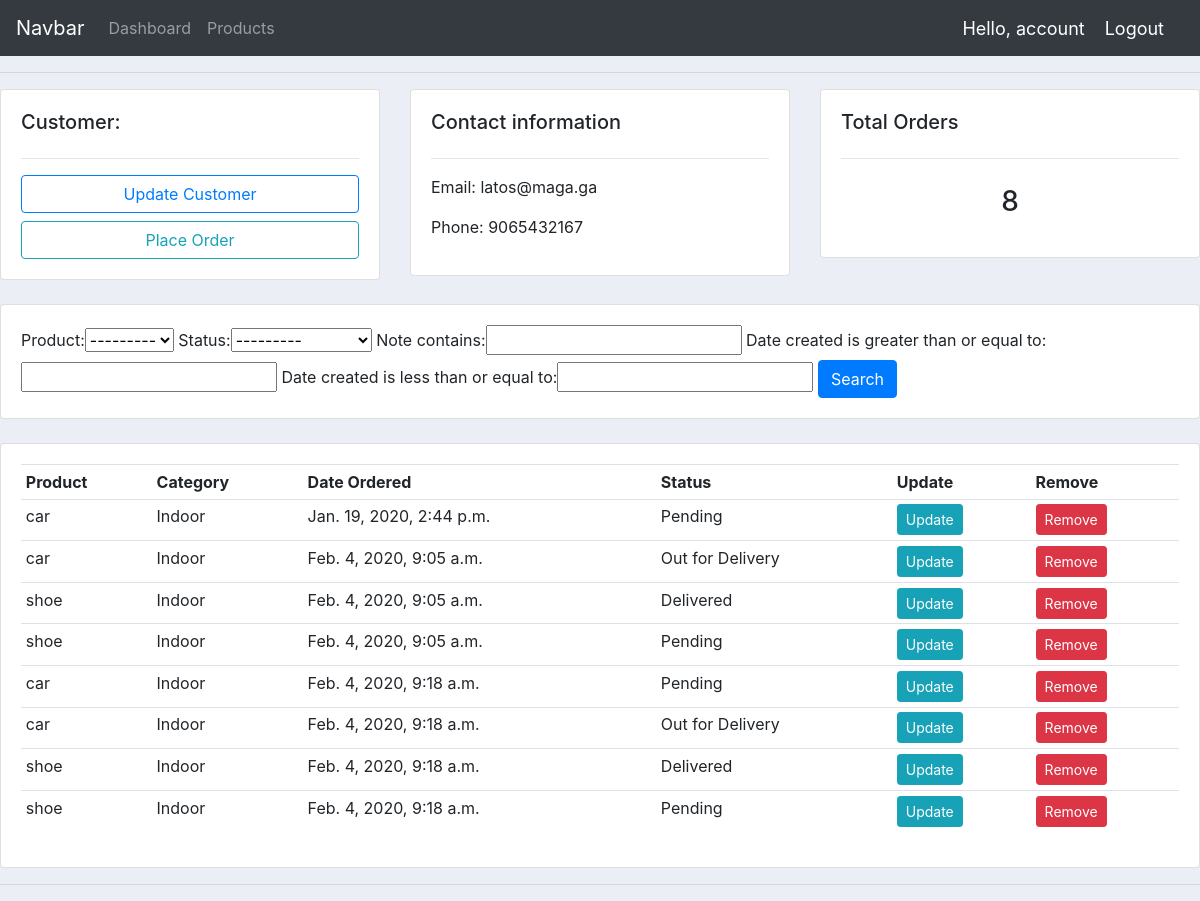
Screenshot of /accounts1/customer/2/ (signed in) with the database file from the repository.
### accounts1/models.py (models this page shows, shortened)
class Customer(models.Model):
    user = models.OneToOneField(User, null=True, blank=True, on_delete=models.CASCADE)
    name = models.CharField(max_length=200, null=True)
    phone = models.IntegerField(null=True)
    email = models.CharField(max_length=200, null=True)
    profile_pic = models.ImageField(default="Jellyfish.jpg", null=True, blank=True)
    date_created = models.DateTimeField(auto_now_add=True, null=True)

class Order(models.Model):
    STATUS = (
        ('Pending', 'Pending'),
        ('Out for Delivery', 'Out for Delivery'),
        ('Delivered', 'Delivered')
    )
    customer = models.ForeignKey(Customer, null=True,  on_delete=models.CASCADE)
    product = models.ForeignKey(Product, null=True, on_delete=models.CASCADE)
    date_created = models.DateTimeField(auto_now_add=True, null=True)
    status = models.CharField(max_length=25, null=True, choices=STATUS)
    note = models.CharField(max_length=25, null=True)

class Product(models.Model):
    CATEGORY = (
        ('Indoor', 'Indoor'),
        ('Out Door', 'Out Door'),
    )
    name = models.CharField(max_length=200, null=True)
    price = models.FloatField(null=True)
    category = models.CharField(max_length=10, null=True, choices=CATEGORY)
    description = models.CharField(max_length=200, null=True, blank=True)
    date_created = models.DateTimeField(auto_now_add=True, null=True)
    tags = models.ManyToManyField(Tag)
    def __str__(self):
        return self.name

### accounts1/decorators.py (the view)
        def wrapper_func(request, *args, **kwargs):
            group = None
            if request.user.groups.exists():
                group = request.user.groups.all()[0].name
            if group in allowed_rolls:
                return view_func(request, *args, **kwargs)
            else:
                return HttpResponse('You are not authorised to view this page')

### accounts1/views.py (called while the page is built)
@login_required(login_url = 'accounts1:login')
@allowed_user(allowed_rolls= ['admin'])
def customer(request, pk):
    customers = Customer.objects.get(id=pk)
    orders = customers.order_set.all()
    order_count = orders.count()
    myFilter = OrderFilter(request.GET, queryset=orders)
    orders = myFilter.qs
    context = {
        'customer': customers,
        'orders':orders,
        'order_count':order_count,
        'myFilter':myFilter
    }
    return render(request, 'accounts1/customer.html', context)

### accounts1/templates/accounts1/customer.html
{% extends 'accounts1/main.html' %}
{% block content %}
<div class="row">
    <div class="col-md">
        <div class="card card-body">
            <h5>Customer:</h5>
            <hr>
            <button class="btn btn-outline-primary btn-block">Update Customer</button>
            <a class="btn btn-outline-info btn-block" href="{% url 'accounts1:create_order' customer.id %}">Place Order</a>
        </div>
    </div>
    <div class="col-md">
        <div class="card card-body">
            <h5>Contact information</h5>
            <hr >
            <p>Email: {{ customer.email }}</p>
            <p>Phone: {{customer.phone }}</p>
        </div>
    </div>
    <div class="col-md">
        <div class="card card-body">
            <h5>Total Orders</h5>
            <hr>
            <h3 style="text-align: center; padding: 10px;">{{ order_count }} </h3>
        </div>
    </div>
</div>
<br>
<div  class="row">
    <div class="col">
        <div class="card card-body">
            <form method="get">
                {{ myFilter.form }}
                <button class="btn btn-primary" type="submit">Search</button>
            </form>
        </div>
    </div>
</div>
<br>
<div class="row">
    <div class="col-md">
        <div class="card card-body">
            <table class="table table-sm">
                <tr>
                    <th>Product</th>
                    <th>Category</th>
                    <th>Date Ordered</th>
                    <th>Status</th>
                    <th>Update</th>
                    <th>Remove</th>
                </tr>
                {% for order in orders %}
                <tr>
                    <td>{{ order.product }}</td>
                    <td>{{ order.product.category }}</td>
                    <td>{{ order.date_created }}</td>
                    <td>{{ order.status }}</td>
                    <td><a class="btn btn-sm btn-info" href="{% url 'accounts1:update_order' order.id %}">Update</a> </td>
                    <td><a class="btn btn-sm btn-danger" href="{% url 'accounts1:delete_order' order.id %}">Remove</a> </td>
                </tr>
                {% endfor %}
            </table>
        </div>
    </div>
</div>
{% endblock %}

### accounts1/templates/accounts1/navbar.html (shortened to what this page needs)
<nav class="navbar navbar-expand-md bg-dark navbar-dark">
  <a class="navbar-brand" href="#">Navbar</a>
  <div class="collapse navbar-collapse" id="collapsibleNavbar">
    <ul class="navbar-nav">
      {% if request.user.is_staff %}
      <li class="nav-item">
        <a class="nav-link" href="{% url 'accounts1:home' %}">Dashboard</a>
      </li>
      <li class="nav-item">
        <a class="nav-link" href="{% url 'accounts1:products' %}">Products</a>
      </li>
      {% else %}
      <li class="nav-item">
      <a class="nav-link" href="{% url 'accounts1:account' %}">Settings</a>
      </li>
      {% endif %}
    </ul>
  </div>
   <span class="hello-msg">Hello, {{ request.user }}</span>
   <span><a class="hello-msg" href="{% url 'accounts1:logout' %}">Logout</a> </span>
</nav>

### accounts1/static/css/main.css (style rules this page uses)
body { background-color:#ebeff5; }

### accounts1/templates/accounts1/navbar.html (style rules this page uses)
.hello-msg { font-size: 18px; color: #fff; margin-right: 20px; }

### rows the page displays
Customer: email "latos@maga.ga", phone "9065432167"
Order: product "car", product.category "Indoor", date_created "Jan. 19, 2020, 2:44 p.m.", status "Pending"
Order: product "car", product.category "Indoor", date_created "Feb. 4, 2020, 9:05 a.m.", status "Out for Delivery"
Order: product "shoe", product.category "Indoor", date_created "Feb. 4, 2020, 9:05 a.m.", status "Delivered"
Order: product "shoe", product.category "Indoor", date_created "Feb. 4, 2020, 9:05 a.m.", status "Pending"
Order: product "car", product.category "Indoor", date_created "Feb. 4, 2020, 9:18 a.m.", status "Pending"
Order: product "car", product.category "Indoor", date_created "Feb. 4, 2020, 9:18 a.m.", status "Out for Delivery"
Order: product "shoe", product.category "Indoor", date_created "Feb. 4, 2020, 9:18 a.m.", status "Delivered"
Order: product "shoe", product.category "Indoor", date_created "Feb. 4, 2020, 9:18 a.m.", status "Pending"

### other values shown
{{ request.user }} "account"
{{ order_count }} "8"
